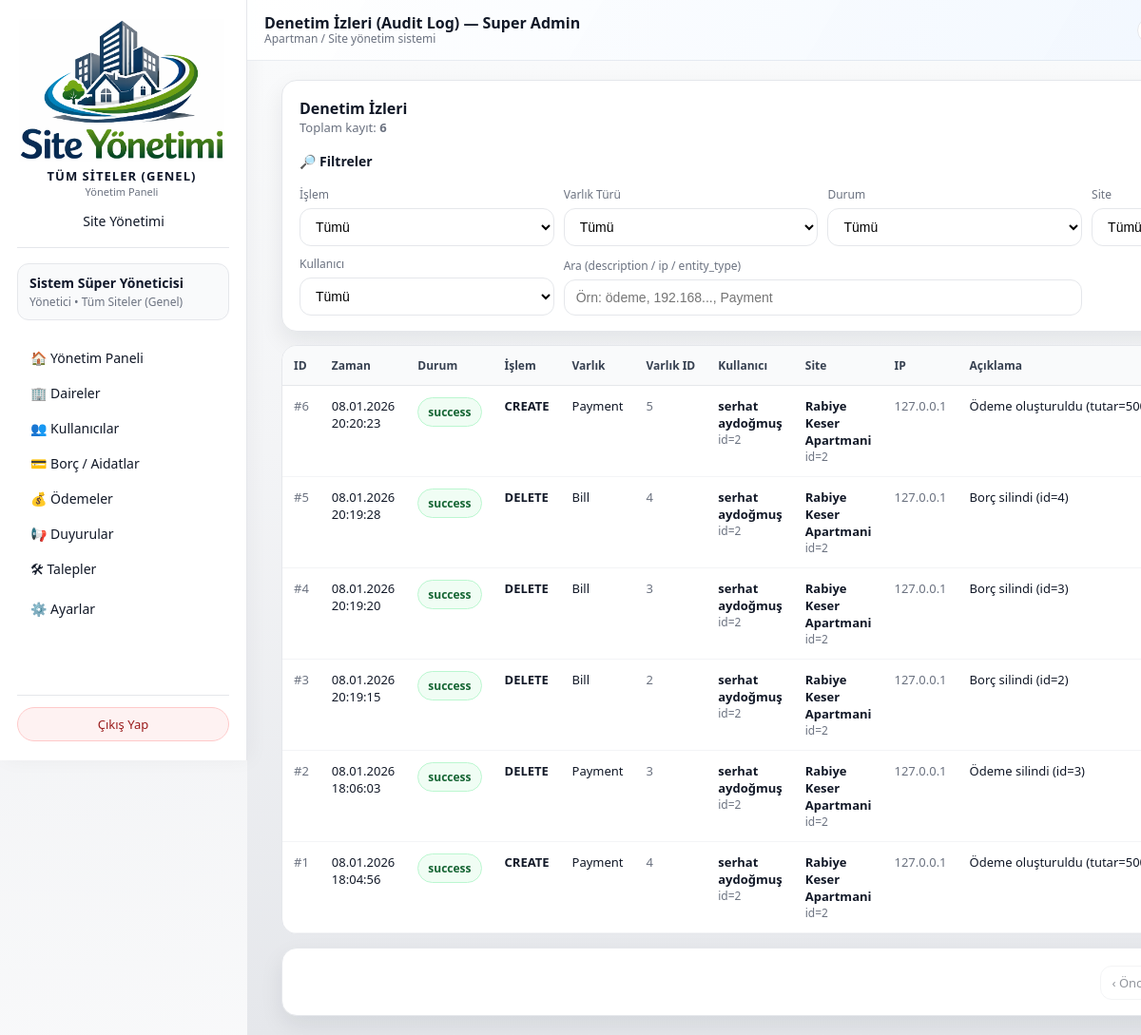
Page /admin/audit-logs (signed in) on the earlier database version.
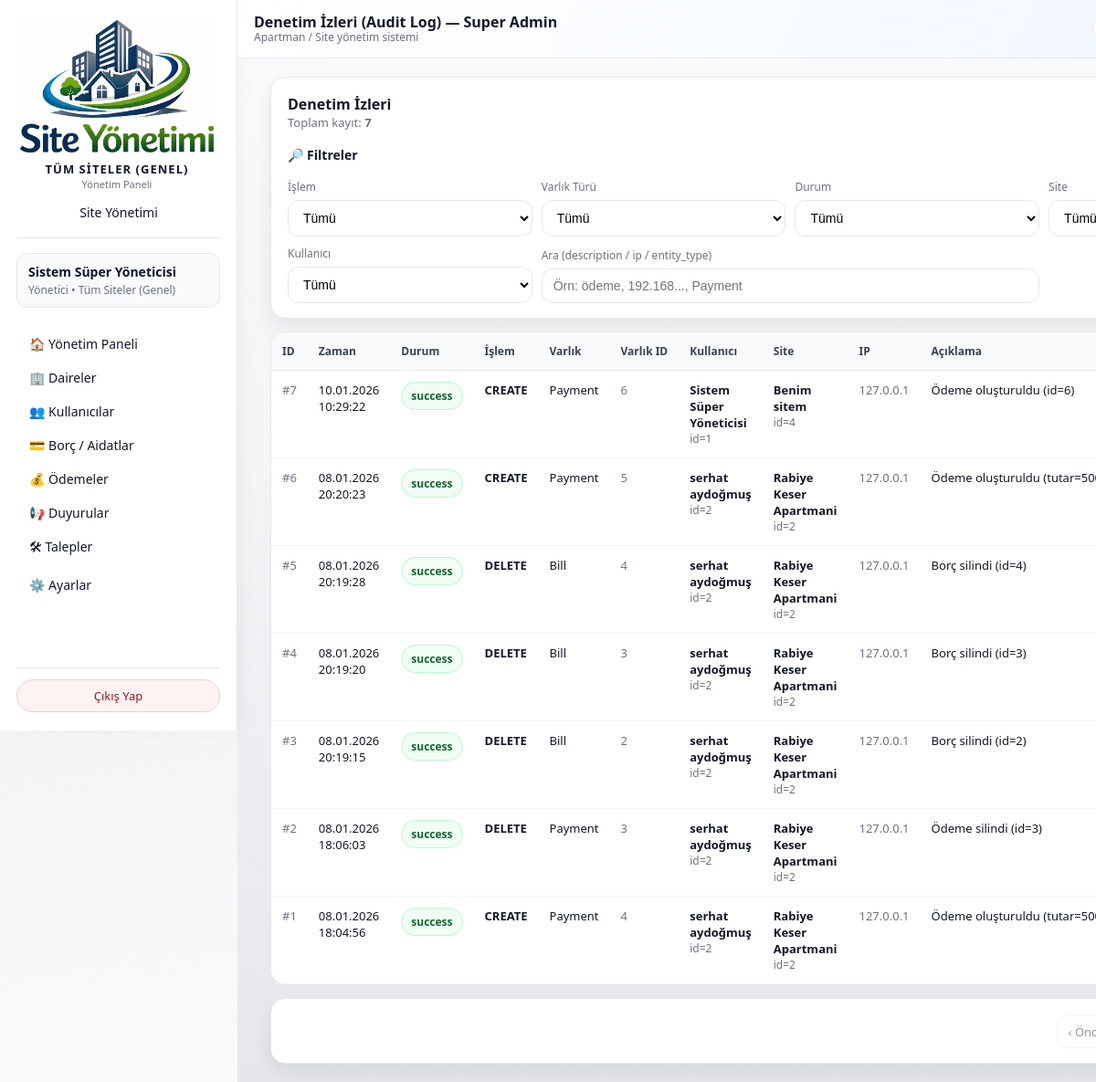
Same page on the later database version.
### models/user_model.py (models this page shows, shortened)
class User(db.Model):
    __tablename__ = "users"
    id = db.Column(db.Integer, primary_key=True)
    name = db.Column(db.String(120), nullable=False)
    email = db.Column(db.String(120), unique=True, nullable=False, index=True)
    phone = db.Column(db.String(32), nullable=True)
    password_hash = db.Column(db.String(255), nullable=False)
    role = db.Column(db.String(20), nullable=False, default="resident")
    site_id = db.Column(db.Integer, db.ForeignKey("sites.id"), nullable=True)
    apartment_id = db.Column(
        db.Integer,
        db.ForeignKey("apartments.id"),
        nullable=True,
    )
    is_active = db.Column(db.Boolean, default=True, nullable=False)

### audit_logging.py (models this page shows, shortened)
class AuditLog(db.Model):
    __tablename__ = "audit_logs"
    id = Column(Integer, primary_key=True)
    user_id = Column(Integer, ForeignKey("users.id"), nullable=True)  # eğer user tablon 'users' ise
    user = relationship("User", foreign_keys=[user_id], lazy="joined")
    site_id = Column(Integer, ForeignKey("sites.id"), nullable=True)  # ✅ düzeltildi
    site = relationship("Site", foreign_keys=[site_id], lazy="joined")
    action = Column(String(50), nullable=False)
    entity_type = Column(String(50), nullable=False)
    entity_id = Column(Integer, nullable=True)
    ip_address = Column(String(45), nullable=True)
    user_agent = Column(String(500), nullable=True)
    old_values = Column(Text, nullable=True)
    new_values = Column(Text, nullable=True)
    description = Column(String(255), nullable=True)
    created_at = Column(DateTime, default=datetime.utcnow, nullable=False)
    status = Column(String(20), default="success")
    error_message = Column(Text, nullable=True)

### models/site_model.py (models this page shows, shortened)
class Site(db.Model):
    __tablename__ = "sites"
    id = db.Column(db.Integer, primary_key=True)
    name = db.Column(db.String(150), nullable=False, unique=True)
    description = db.Column(db.String(255), nullable=True)
    db_path = db.Column(db.String(255), nullable=True)
    is_active = db.Column(db.Boolean, nullable=False, default=True)
    users = db.relationship("User", backref="site", lazy="dynamic")

### routes/admin_routes.py (the view, shortened to what this page needs)
@admin_bp.route("/audit-logs", methods=["GET"])
@admin_required
def audit_logs():
    if not _require_super_admin():
        flash("Bu sayfayı sadece Süper Admin görüntüleyebilir.", "error")
        return redirect(url_for("admin.dashboard"))
    page = request.args.get("page", 1, type=int) or 1
    if page < 1:
        page = 1
    per_page = 50
    action = (request.args.get("action") or "").strip()
    entity_type = (request.args.get("entity_type") or "").strip()
    status = (request.args.get("status") or "").strip()
    site_id = request.args.get("site_id", type=int)
    user_id = request.args.get("user_id", type=int)
    q = (request.args.get("q") or "").strip()  # description / ip / entity_id araması
    try:
        query = AuditLog.query
        if action:
            query = query.filter(AuditLog.action == action)
        if entity_type:
            query = query.filter(AuditLog.entity_type == entity_type)
        if status:
            query = query.filter(AuditLog.status == status)
        if site_id:
            query = query.filter(AuditLog.site_id == site_id)
        if user_id:
            query = query.filter(AuditLog.user_id == user_id)
        total = query.count()
        logs = (
            query
            .order_by(AuditLog.created_at.desc())
            .offset((page - 1) * per_page)
            .limit(per_page)
            .all()
        )
        pages = (total + per_page - 1) // per_page if total > 0 else 1
        distinct_pairs = db.session.query(AuditLog.entity_type, AuditLog.action).distinct().all()
        all_entity_types = sorted({et for et, act in distinct_pairs if et})
        all_actions = sorted({act for et, act in distinct_pairs if act})
        all_sites = Site.query.order_by(Site.name.asc()).all()
        all_users = User.query.order_by(User.name.asc()).all()
        return render_template(
            "admin/audit_logs.html",
            logs=logs,
            page=page,
            pages=pages,
            total=total,
            filters={
                "action": action,
                "entity_type": entity_type,
                "status": status,
                "site_id": site_id,
                "user_id": user_id,
                "q": q,
            },
            all_actions=all_actions,
            all_entity_types=all_entity_types,
            all_sites=all_sites,
            all_users=all_users,
        )
    except SQLAlchemyError as exc:
        current_app.logger.exception("Audit log listesi alınamadı: %s", exc)
        flash("Audit log listesi alınırken hata oluştu.", "error")
        return redirect(url_for("admin.dashboard"))

### templates/admin/audit_logs.html (shortened to what this page needs)
{% extends "base.html" %}
{% block topbar_title %}Denetim İzleri (Audit Log) — Super Admin{% endblock %}
{% block content %}
<div class="audit-wrap">
  <div class="card">
    <div class="meta-row">
      <div>
        <h2 style="font-size:16px; margin:0;">Denetim İzleri</h2>
        <div class="count">Toplam kayıt: <b>{{ total }}</b></div>
      </div>
    </div>
    <div class="filters-head">
      <div class="filters-title">🔎 Filtreler</div>
    </div>
    <div class="filters-panel" id="filtersPanel" style="display:block;">
      <form method="GET" class="audit-filters" action="{{ url_for('admin.audit_logs') }}">
        <div class="f">
          <label>İşlem</label>
          <select name="action">
            <option value="">Tümü</option>
          </select>
        </div>
        <div class="f">
          <label>Varlık Türü</label>
          <select name="entity_type">
            <option value="">Tümü</option>
          </select>
        </div>
        <div class="f">
          <label>Durum</label>
          <select name="status">
            <option value="">Tümü</option>
          </select>
        </div>
        <div class="f">
          <label>Site</label>
          <select name="site_id">
            <option value="">Tümü</option>
          </select>
        </div>
        <div class="f">
          <label>Kullanıcı</label>
          <select name="user_id">
            <option value="">Tümü</option>
          </select>
        </div>
        <div class="f-wide">
          <label>Ara (description / ip / entity_type)</label>
          <input name="q" value="{{ filters.q }}" placeholder="Örn: ödeme, 192.168..., Payment" />
        </div>
        <div class="f-btn">
        </div>
      </form>
    </div>
  </div>
  <div class="table-wrap">
    <table>
      <thead>
        <tr>
          <th>ID</th>
          <th>Zaman</th>
          <th>Durum</th>
          <th>İşlem</th>
          <th>Varlık</th>
          <th>Varlık ID</th>
          <th>Kullanıcı</th>
          <th>Site</th>
          <th>IP</th>
          <th>Açıklama</th>
        </tr>
      </thead>
      <tbody>
        {% for log in logs %}
          <tr>
            <td class="muted">#{{ log.id }}</td>
            <td>{{ log.created_at.strftime("%d.%m.%Y %H:%M:%S") if log.created_at else "-" }}</td>
            <td>
              {% if log.status == "success" %}
                <span class="badge badge-success">success</span>
              {% else %}
                <span class="badge badge-failure">failure</span>
              {% endif %}
            </td>
            <td><b>{{ log.action }}</b></td>
            <td>{{ log.entity_type }}</td>
            <td class="muted">{{ log.entity_id if log.entity_id is not none else "-" }}</td>
            <td>
              {% if log.user %}
                <b>{{ log.user.name }}</b>
                <div class="muted" style="font-size:12px;">id={{ log.user_id }}</div>
              {% else %}
                <span class="muted">Sistem / Bilinmiyor</span>
              {% endif %}
            </td>
            <td>
              {% if log.site %}
                <b>{{ log.site.name }}</b>
                <div class="muted" style="font-size:12px;">id={{ log.site_id }}</div>
              {% else %}
                <span class="muted">-</span>
              {% endif %}
            </td>
            <td class="muted">{{ log.ip_address or "-" }}</td>
            <td class="desc" title="{{ log.description or '' }}">{{ log.description or "-" }}</td>
          </tr>
        {% endfor %}
      </tbody>
    </table>
  </div>
  <div class="card">
    <div class="pager">
      {% set args = request.args.to_dict() %}
      {% set prev_page = page - 1 %}
      {% set next_page = page + 1 %}
      {% set args_prev = args.copy() %}
      {% set _ = args_prev.update({"page": prev_page}) %}
      {% set args_next = args.copy() %}
      {% set _ = args_next.update({"page": next_page}) %}
      <a class="{% if page <= 1 %}disabled{% endif %}"
         href="{{ url_for('admin.audit_logs', **args_prev) }}">
        ‹ Önceki
      </a>
    </div>
  </div>
</div>
{% endblock %}

### templates/base.html (shortened to what this page needs)
<!doctype html>
<html lang="{{ session.get('lang','tr') }}">
<head>
  <link rel="stylesheet" href="{{ url_for('static', filename='css/app.css') }}">
</head>
<body class="{% block body_class %}{% endblock %}">
{% set LANG = session.get('lang','tr') %}
{% macro t(k) -%}
  {{ I18N.get(LANG, I18N['tr']).get(k, I18N['tr'].get(k, k)) }}
{%- endmacro %}
<div class="layout">
  <aside class="sidebar" id="sidebar">
    {% set _role = session.get("user_role") %}
    {% set _active_site = session.get("active_site_name") %}
    {% set site_name = session.get("active_site_name")
      or (current_site_name if current_site_name is defined and current_site_name else t('default_brand_name')) %}
    {% if _role == "super_admin" and not _active_site %}
      {% set site_name = t('all_sites_global') %}
    {% endif %}
    <div class="sidebar__header">
      <div class="sidebar__logo-wrapper">
        <img
          src="{{ url_for('static', filename='logo1.png') }}"
          alt="Logo"
          class="sidebar__logo-img"
          style="width:220px; height:150px; object-fit:contain;"
        >
        <div class="sidebar__brand-block">
          <div class="sidebar__brand-title">
            {{ site_name }}
          </div>
          <div class="sidebar__brand-subtitle">
            {{ t('panel_title') }}
          </div>
        </div>
        {% if session.get("user_role") == "super_admin" %}
          <a href="{{ url_for('admin.manage_sites', lang=LANG) }}" class="sidebar__link">
            {{ t('menu_site_mgmt') }}
          </a>
        {% endif %}
      </div>
    </div>
    <div class="sidebar__user">
      {% set user_name = session.get("user_name") %}
      {% set user_role = session.get("user_role") %}
      {% set active_site_name = session.get("active_site_name") %}
      {% set fallback_site_name = session.get("site_name", t('default_site_name')) %}
      {% if user_role == "super_admin" and not active_site_name %}
        {% set fallback_site_name = t('all_sites_global') %}
      {% endif %}
      <div class="sidebar__user-name">
        {% if user_name %}
          {{ user_name }}
        {% else %}
          {{ t('logged_in') }}
        {% endif %}
      </div>
      <div class="sidebar__user-role">
        {% if user_role in ["admin", "super_admin"] %}
          {{ t('role_admin_of') }} {{ active_site_name or fallback_site_name }}
        {% elif user_role == "resident" %}
          {{ t('role_resident_of') }} {{ active_site_name or fallback_site_name }}
        {% else %}
          {{ active_site_name or fallback_site_name }}
        {% endif %}
      </div>
    </div>
    <nav class="sidebar__nav">
      {% set endpoint = request.endpoint or "" %}
      {% if user_role in ["admin", "super_admin"] %}
        <a href="{{ url_for('admin.dashboard', lang=LANG) }}"
           class="sidebar__link {% if endpoint == 'admin.dashboard' %}sidebar__link--active{% endif %}">
          🏠 {{ t('menu_admin_dashboard') }}
        </a>
        <a href="{{ url_for('admin.manage_apartments', lang=LANG) }}"
           class="sidebar__link {% if endpoint == 'admin.manage_apartments' %}sidebar__link--active{% endif %}">
          🏢 {{ t('menu_apartments') }}
        </a>
        <a href="{{ url_for('admin.manage_users', lang=LANG) }}"
           class="sidebar__link {% if endpoint == 'admin.manage_users' %}sidebar__link--active{% endif %}">
          👥 {{ t('menu_users') }}
        </a>
        <a href="{{ url_for('admin.manage_bills', lang=LANG) }}"
           class="sidebar__link {% if endpoint == 'admin.manage_bills' or endpoint == 'admin.dues_summary' %}sidebar__link--active{% endif %}">
          💳 {{ t('menu_bills') }}
        </a>
        <a href="{{ url_for('admin.manage_payments', lang=LANG) }}"
           class="sidebar__link {% if endpoint == 'admin.manage_payments' %}sidebar__link--active{% endif %}">
          💰 {{ t('menu_payments') }}
        </a>
        <a href="{{ url_for('admin.manage_announcements', lang=LANG) }}"
           class="sidebar__link {% if endpoint == 'admin.manage_announcements' %}sidebar__link--active{% endif %}">
          📢 {{ t('menu_announcements') }}
        </a>
        <a href="{{ url_for('admin.manage_tickets', lang=LANG) }}"
           class="sidebar__link {% if endpoint == 'admin.manage_tickets' %}sidebar__link--active{% endif %}">
          🛠 {{ t('menu_tickets') }}
        </a>
        <a href="{{ url_for('admin.settings', lang=LANG) }}"
           class="sidebar__link {% if endpoint == 'admin.settings' %}sidebar__link--active{% endif %}">
          ⚙️ {{ t('menu_settings') }}
        </a>
      {% else %}
        <a href="{{ url_for('admin.dashboard', lang=LANG) }}"
           class="sidebar__link {% if endpoint == 'admin.dashboard' %}sidebar__link--active{% endif %}">
          🏠 {{ t('menu_admin_dashboard') }}
        </a>
      {% endif %}
    </nav>
    <div class="sidebar__footer">
      <a href="{{ url_for('auth.logout', lang=LANG) }}" class="sidebar__logout-btn">
        {{ t('logout') }}
      </a>
    </div>
  </aside>
  <div class="main">
    <header class="topbar">
      <div>
        <div class="topbar__title">
          {% block topbar_title %}{{ t('panel_title') }}{% endblock %}
        </div>
        <div class="topbar__subtitle">
          {% if user_role == "admin" or (user_role == "super_admin" and active_site_name) %}
            {{ t('admin_view') }}
          {% elif user_role == "resident" %}
            {{ t('resident_view') }}
          {% else %}
            {{ t('system_view') }}
          {% endif %}
        </div>
      </div>
      <div class="topbar__user" style="display:flex; align-items:center; gap:10px;">
        <div class="lang-switch" id="langSwitch">
          <button type="button" class="lang-btn" id="langBtn" aria-haspopup="true" aria-expanded="false">
          </button>
          {% set nxt = request.full_path %}
        </div>
      </div>
    </header>
    <main class="content">
      {% block content %}{% endblock %}
    </main>
  </div>
</div>
</body>
</html>

Differences in the rows shown:
added AuditLog: id "7", created_at "10.01.2026 10:29:22", status "success", action "CREATE", entity_type "Payment", entity "6", user.name "Sistem Süper Yöneticisi", user_id "1", site.name "Benim sitem", site_id "4", ip_address "127.0.0.1", description "Ödeme oluşturuldu (id=6)"
Other differences:
{{ total }}: "6" → "7"
